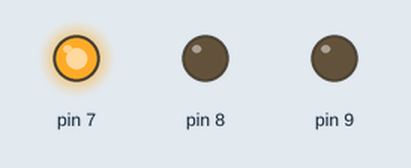
This sketch was run on a simulated Arduino Uno, built with avr-gcc and run on an emulated ATmega328P. Shown: output pins drawn as LEDs (lit = HIGH).

Above: at 2.5 s.
At 6.0 s:
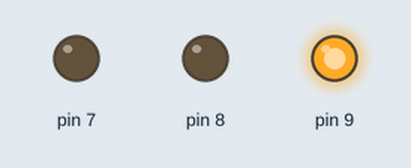
At 9.5 s:
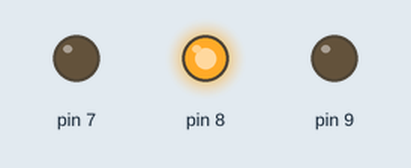
At 13.0 s:
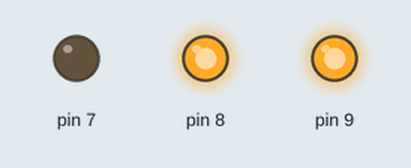
Timing chart, 0 to 18.2 s (numbered marks = the images above):
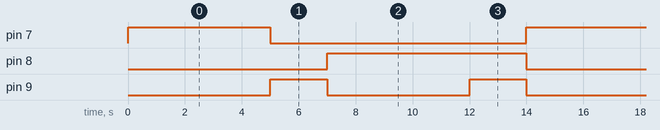

The sketch:

sygnalizacja.ino
```cpp
// D7: zielona, D8: czerwona, D9: żółta. Każda LED przez 1 kΩ; katody do GND.
void setup()
{
  pinMode(7, OUTPUT);
  pinMode(8, OUTPUT);
  pinMode(9, OUTPUT);
}
void loop()
{
  digitalWrite(7, HIGH);
  delay(5000); // zielona: 5 s
  digitalWrite(7, LOW);
  digitalWrite(9, HIGH);
  delay(2000); // żółta: 2 s
  digitalWrite(9, LOW);
  digitalWrite(8, HIGH);
  delay(5000); // czerwona: 5 s
  digitalWrite(9, HIGH);
  delay(2000); // czerwona + żółta: 2 s
  digitalWrite(9, LOW);
  digitalWrite(8, LOW); // powrót do początku
}
```

Measured:
- by itself, pin 7: alternates HIGH for 5.0 s and LOW for 9.0 s
- by itself, pin 8: alternates HIGH for 7.0 s and LOW for 7.0 s
- by itself, pin 9: alternates HIGH for 2.0 s and LOW for 5.0 s
